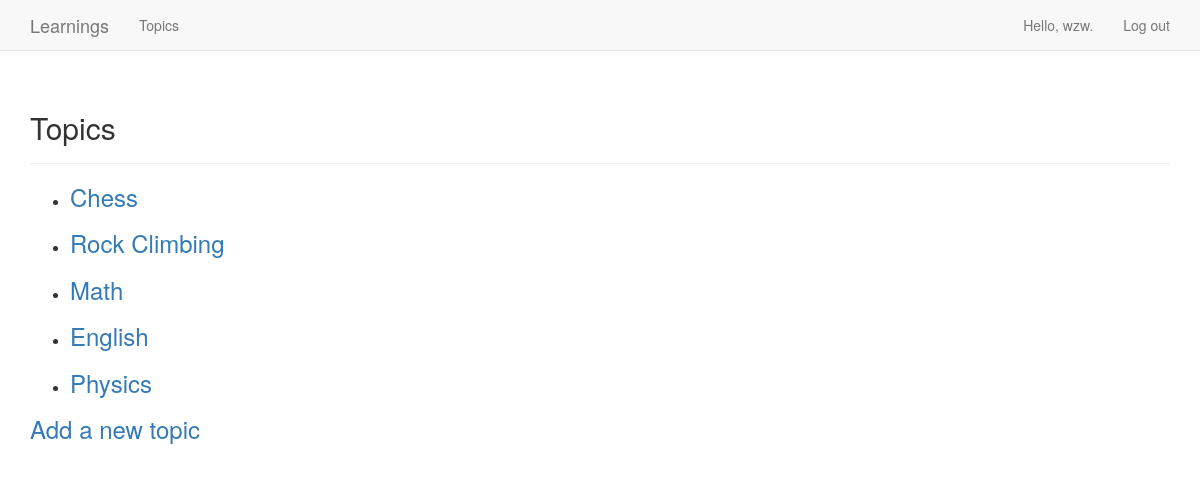
The page /topics/ (signed in) on the database its author committed.
### learnings/models.py (models this page shows)
class Topic(models.Model):
    text = models.CharField(max_length=200)
    date_added = models.DateTimeField(auto_now_add=True)
    owner = models.ForeignKey(User)
    def __str__(self):
        return self.text

### learnings/views.py (the view)
# urls.py: url(r'^topics/$', views.topics, name='topics'),
@login_required
def topics(request):
    topicset = Topic.objects.order_by('date_added').filter(owner=request.user)
    context = {'topics': topicset}
    return render(request, 'learnings/topics.html', context)

### learnings/templates/learnings/topics.html
{% extends "learnings/base.html" %}
{% block header %}
  <h2>Topics</h2>
{% endblock header %}
{% block content %}
  <ul>
      {% for topic in topics %}
        <li>
          <h3>
            <a href="{% url 'learnings:stopic' topic.id %}">{{ topic }}</a>
          </h3>
        </li>
      {% empty %}
        <li>No topics have been added yet.</li>
      {% endfor %}
  </ul>
  <h3><a href="{% url 'learnings:new_topic' %}">Add a new topic</a></h3>
{% endblock content %}

### learnings/templates/learnings/base.html (shortened to what this page needs)
{% load bootstrap3 %}
<!DOCTYPE html>
<html lang="en">
  <head>
    {% bootstrap_css %}
  </head>
  <body>
    <nav class="navbar navbar-default navbar-static-top">
      <div class="container">
        <div class="navbar-header">
          <a class="navbar-brand" href="{% url 'learnings:index' %}">
            Learnings
          </a>
        </div>
        <div id="navbar" class="navbar-collapse collapse">
          <ul class="nav navbar-nav">
            <li><a href="{% url 'learnings:topics' %}">Topics</a></li>
          </ul>
          <ul class="nav navbar-nav navbar-right">
            {% if user.is_authenticated %}
              <li><a>Hello, {{ user.username }}.</a></li>
              <li><a href="{% url 'users:logout' %}">Log out</a></li>
            {% else %}
              <li><a href="{% url 'users:register' %}">Register</a></li>
              <li><a href="{% url 'users:login' %}">Log in</a></li>
            {% endif %}
          </ul>
        </div>
      </div>
    </nav>
    <div class="container">
      <div class="page-header">
        {% block header %}{% endblock header %}
      </div>
      <div>
        {% block content %}{% endblock content %}
      </div>
    </div>
  </body>
</html>

### rows shown on the page
Topic: text "Chess"
Topic: text "Rock Climbing"
Topic: text "Math"
Topic: text "English"
Topic: text "Physics"

### other values the page prints
{{ user.username }} "wzw"
